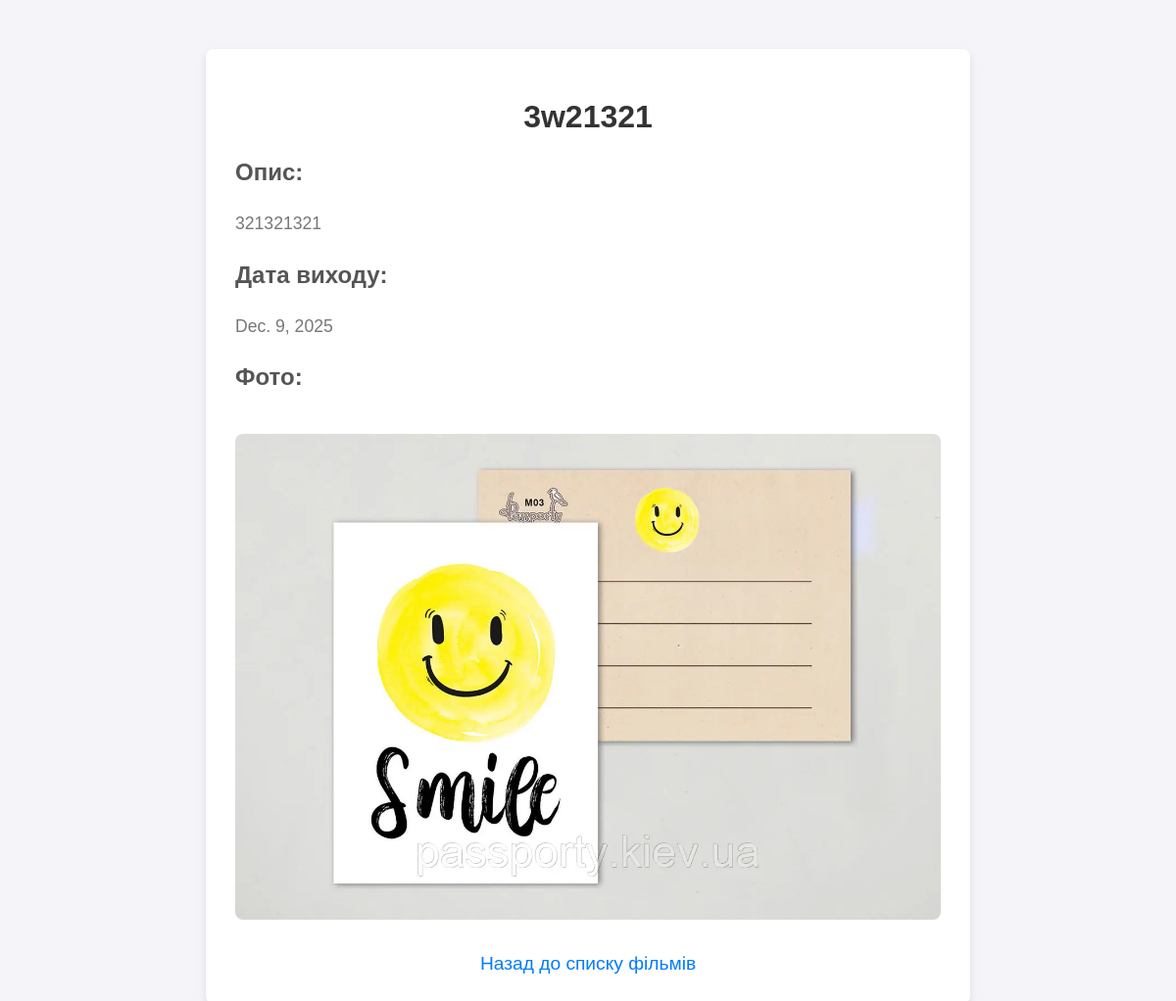
Page /usersmovies/movie/4/ on the committed database.
### usersmovies/models.py (models this page shows, shortened)
class Movie(models.Model):
    title = models.CharField(max_length=100)
    description = models.TextField()
    release_date = models.DateField()
    image = models.ImageField(upload_to='movies/', null=True, blank=True)  # Додаємо поле для фото

### usersmovies/views.py (the view)
# urls.py: path('movie/<int:movie_id>/', views.movie_detail, name='movie_detail'),
def movie_detail(request, movie_id):
    movie = get_object_or_404(Movie, id=movie_id)
    return render(request, 'movies/movie_detail.html', {'movie': movie})

### usersmovies/templates/movies/movie_detail.html (shortened to what this page needs)
<!DOCTYPE html>
<html lang="uk">
<head>
</head>
<body>
    <div class="container">
        <h1>{{ movie.title }}</h1>
        <div class="movie-info">
            <h3>Опис:</h3>
            <p>{{ movie.description }}</p>
            <h3>Дата виходу:</h3>
            <p>{{ movie.release_date }}</p>
            {% if movie.image %}
            <h3>Фото:</h3>
            <img src="{{ movie.image.url }}" alt="{{ movie.title }}">
            {% else %}
            <p>Фото фільму не доступне.</p>
            {% endif %}
        </div>
        <a href="{% url 'movie_list' %}" class="back-link">Назад до списку фільмів</a>
    </div>
</body>
</html>

### usersmovies/templates/movies/movie_detail.html (style rules this page uses)
body { font-family: Arial, sans-serif; background-color: #f4f4f9; margin: 0; padding: 0; }
.container { width: 60%; margin: 50px auto; background-color: white; padding: 30px; border-radius: 8px; box-shadow: 0 4px 8px rgba(0, 0, 0, 0.1); }
h1 { color: #333; text-align: center; font-size: 2em; }
.movie-info { margin-top: 20px; }
.movie-info h3 { color: #555; font-size: 1.5em; }
.movie-info p { color: #777; font-size: 1.1em; line-height: 1.6em; margin-bottom: 20px; }
.movie-info img { max-width: 100%; border-radius: 8px; margin-top: 20px; }
.back-link { display: block; text-align: center; margin-top: 30px; font-size: 1.2em; color: #007bff; text-decoration: none; }

### rows in the picture
Movie: title "3w21321", description "321321321", release_date "Dec. 9, 2025", image (picture)
